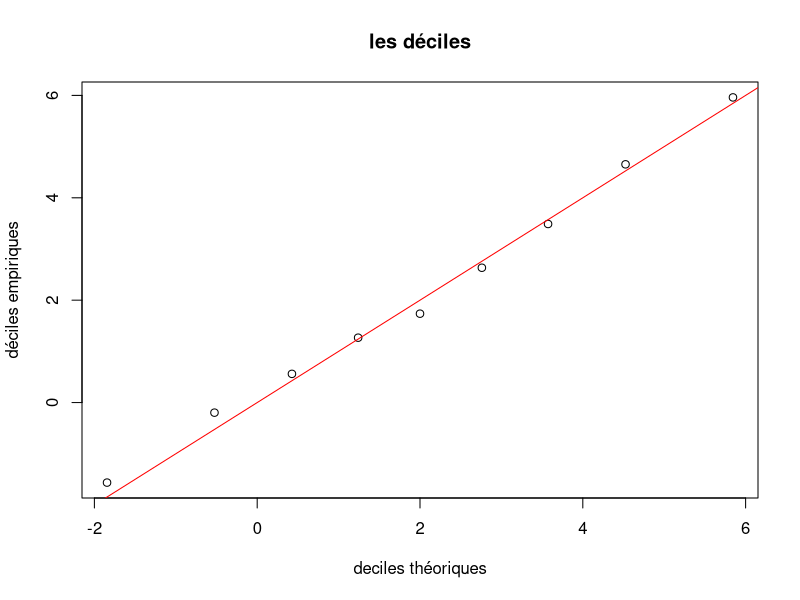
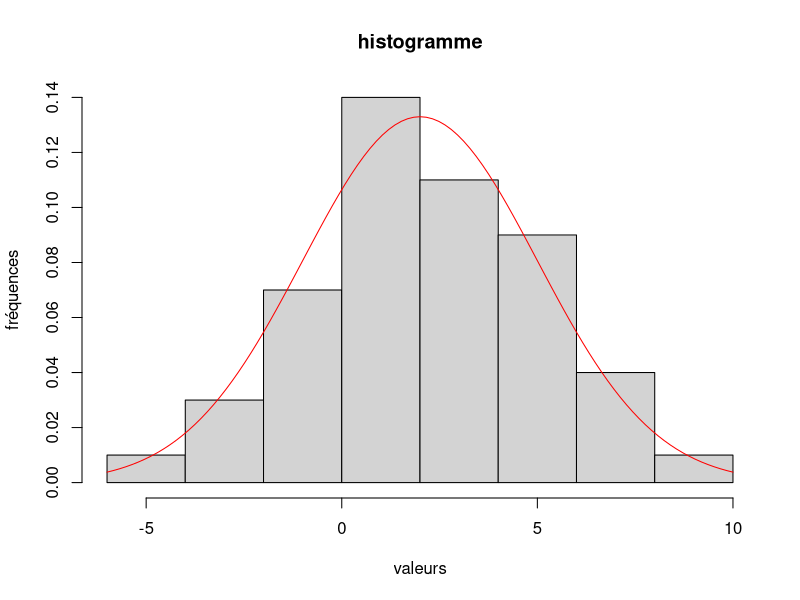
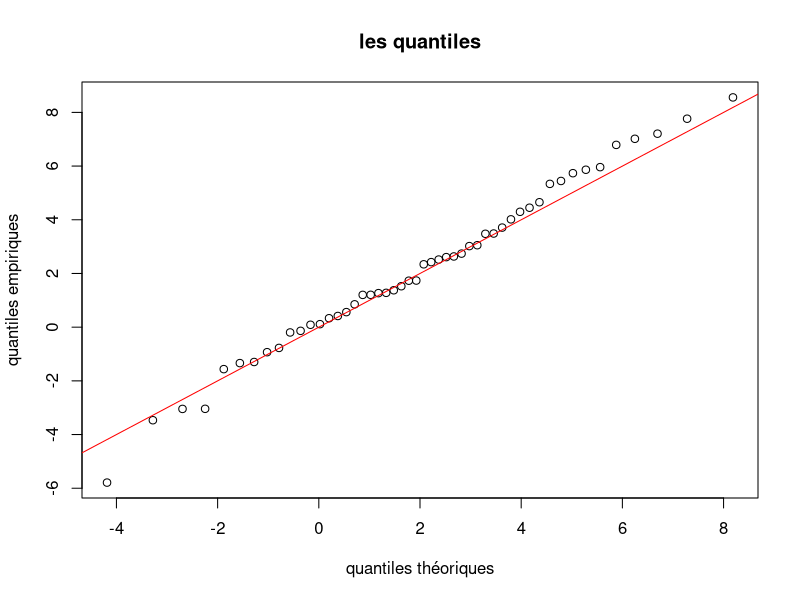

R code for these plots, in order:
# Dans cette partie X est une variable al ́eatoire de loi N (2, 4).

# Exercice 1 : quantiles empiriques ou th ́eoriques
# Le quantile empirique d’ordre α d’un  ́echantillon de n tirages ind ́ependants x1, x2, ..., xn de X est la
# valeur pour laquelle, la proportion des xi qui se trouvent inf ́erieurs ou  ́egaux `a cette valeur, vaut α. Le
# quantile th ́eorique d’ordre α appel ́e quantile (et calcul ́e par la fonction de quantile qnorm()) est la valeur
# telle que la probabilit ́e que X soit inf ́erieur ou  ́egal `a cette valeur, vaille α

# 1. Simuler un  ́echantillon de taille n = 50 de X et l’affecter `a x.

mu <- 2
sigma <- 3
n <- 50

x <- rnorm(n, mu, sigma)

# 2. Calculer les quantiles empiriques d’ordre 10%, 20%, ..., 90% de x (appel ́es aussi les d ́eciles empiriques
# car ils permettent de couper l’ ́echantillon en dix) `a l’aide de la fonction quantile() et en utilisant
# l’option type=1.

demp <- quantile(x, probs = seq(0.1, 0.9, 0.1), type = 1)

# 3. Calculer les quantiles th ́eoriques d’ordre 10%, 20%, ..., 90% de X `a l’aide de la fonction qnorm()

dtheo <- qnorm(seq(0.1, 0.9, 0.1), mu, sigma)

# 4. Faire un graphe des 9 points d’abscisses les d ́eciles et d’ordonn ́ees les d ́eciles empiriques. Ajouter
# la droite y = x. Commentaire

plot(dtheo, demp, main = "les déciles", xlab = "deciles théoriques", ylab = "déciles empiriques")
abline(0, 1, col = "red")

# 5. Faire un histogramme des observations tir ́ees et y superposer la densit ́e de la loi N (2, 4). Commen-
# taire.

hist(x, main = "histogramme", xlab = "valeurs", ylab = "fréquences", freq = FALSE)
curve(dnorm(x, mu, sigma), col = "red", add = TRUE)

# 6. Calculer les quantiles empiriques d’ordre 1/(n + 1), 2/(n + 1), ...., n/(n + 1) de x. Les comparer aux
# valeurs ordonn ́ees de l’ ́echantillon que l’on obtiendra avec la commande sort(x).

emp <- quantile(x, probs = seq(1 / (n + 1), n / (n + 1), 1 / (n + 1)), type = 1)
sort(x)

# 7. Calculer les quantiles th ́eoriques d’ordre 1/(n + 1), 2/(n + 1), ...., n/(n + 1) de X et tracer les points
# d’abscisses quantiles th ́eoriques et ordonn ́ees quantiles empiriques. Y ajouter la droite y = x.

theo <- qnorm(seq(1 / (n + 1), n / (n + 1), 1 / (n + 1)), mu, sigma)
plot(theo, emp, main = "les quantiles", xlab = "quantiles théoriques", ylab = "quantiles empiriques")
abline(0, 1, col = "red")

# 8. Reprendre les quantiles th ́eoriques d’ordre 1/(n + 1), 2/(n + 1), ...., n/(n + 1) de la variable normale
# centr ́ee r ́eduite U , calcul ́es dans la question 4 du premier exercice 1. Faire un plot() des valeurs
# ordonn ́ees de l’ ́echantillon selon les quantiles th ́eoriques d’ordre 1/(n + 1), 2/(n + 1), ...., n/(n + 1)
# de la variable normale centr ́ee r ́eduite U . Y ajouter la droite d’ ́equation y = σx + μ pour μ = 2 et
# σ = 2. Cette droite s’appelle droite de Henry et permet d’appr ́ecier la normalit ́e d’un  ́echantillon
# x1, ..., xn. Plus les points sont proches de la droite plus l’hypoth`ese de normalit ́e faite sur la variable
# qui a g ́en ́er ́e ces observations est correcte.

qtheoc <- qnorm(seq(1 / (n + 1), n / (n + 1), 1 / (n + 1)), 0, 1)
